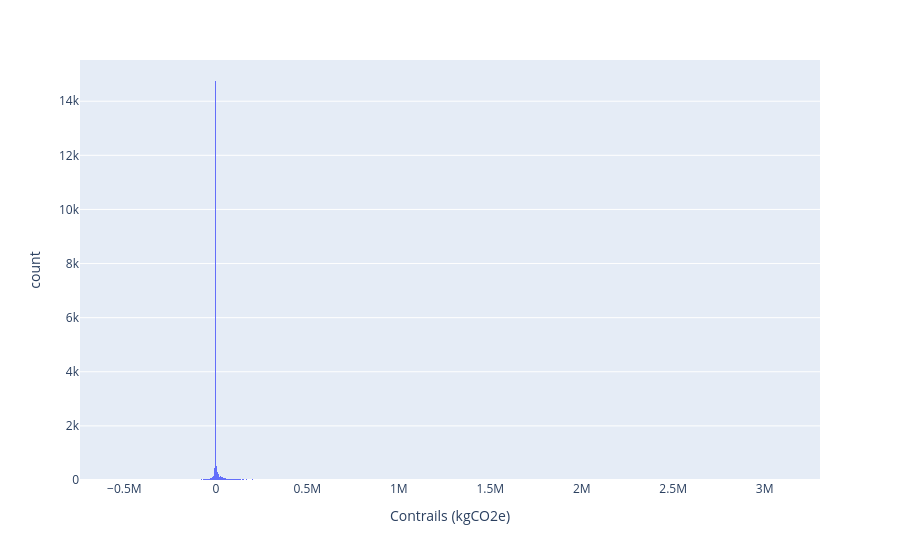

Notebook source saved alongside this figure:
### Markdown cell above
We have a look at the Contrails impact distribution.

### Code cell
px.histogram(df, x="Contrails (kgCO2e)")

### Figure 1 — Plotly figure (JSON) as saved in the notebook; plotly's stock layout.template omitted (floating-point values rounded to 4 significant figures; data arrays with more than 128 entries replaced by an {"elided": "..."} marker saying what was removed)
{"data": [{"bingroup": "x", "hovertemplate": "Contrails (kgCO2e)=%{x}<br>count=%{y}<extra></extra>", "legendgroup": "", "marker": {"color": "#636efa", "pattern": {"shape": ""}}, "name": "", "orientation": "v", "showlegend": false, "type": "histogram", "x": {"elided": "19329 float values"}, "xaxis": "x", "yaxis": "y"}], "layout": {"barmode": "relative", "legend": {"tracegroupgap": 0}, "margin": {"t": 60}, "xaxis": {"anchor": "y", "domain": [0, 1], "title": {"text": "Contrails (kgCO2e)"}}, "yaxis": {"anchor": "x", "domain": [0, 1], "title": {"text": "count"}}}}
